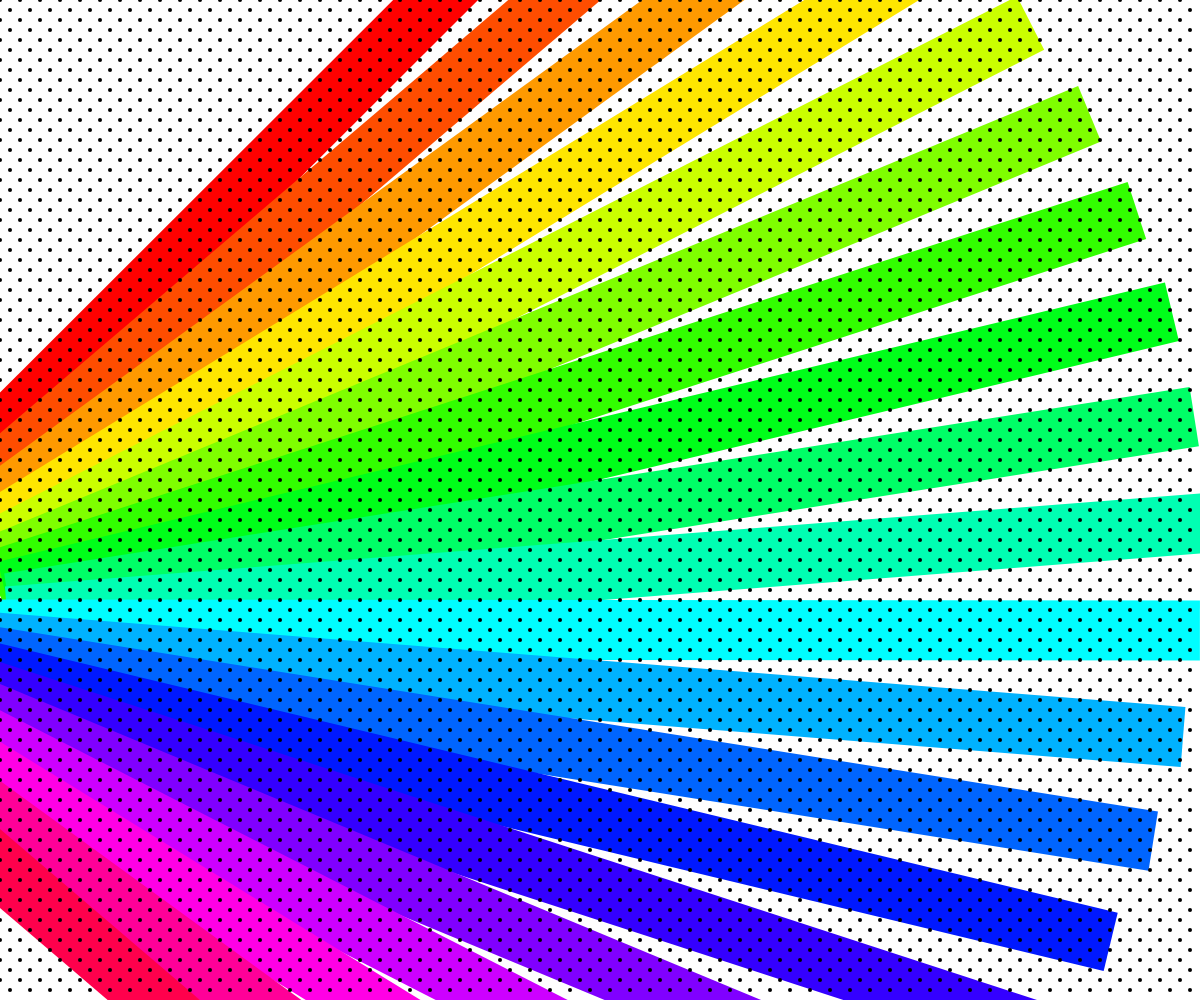
Frame 1 (no input)
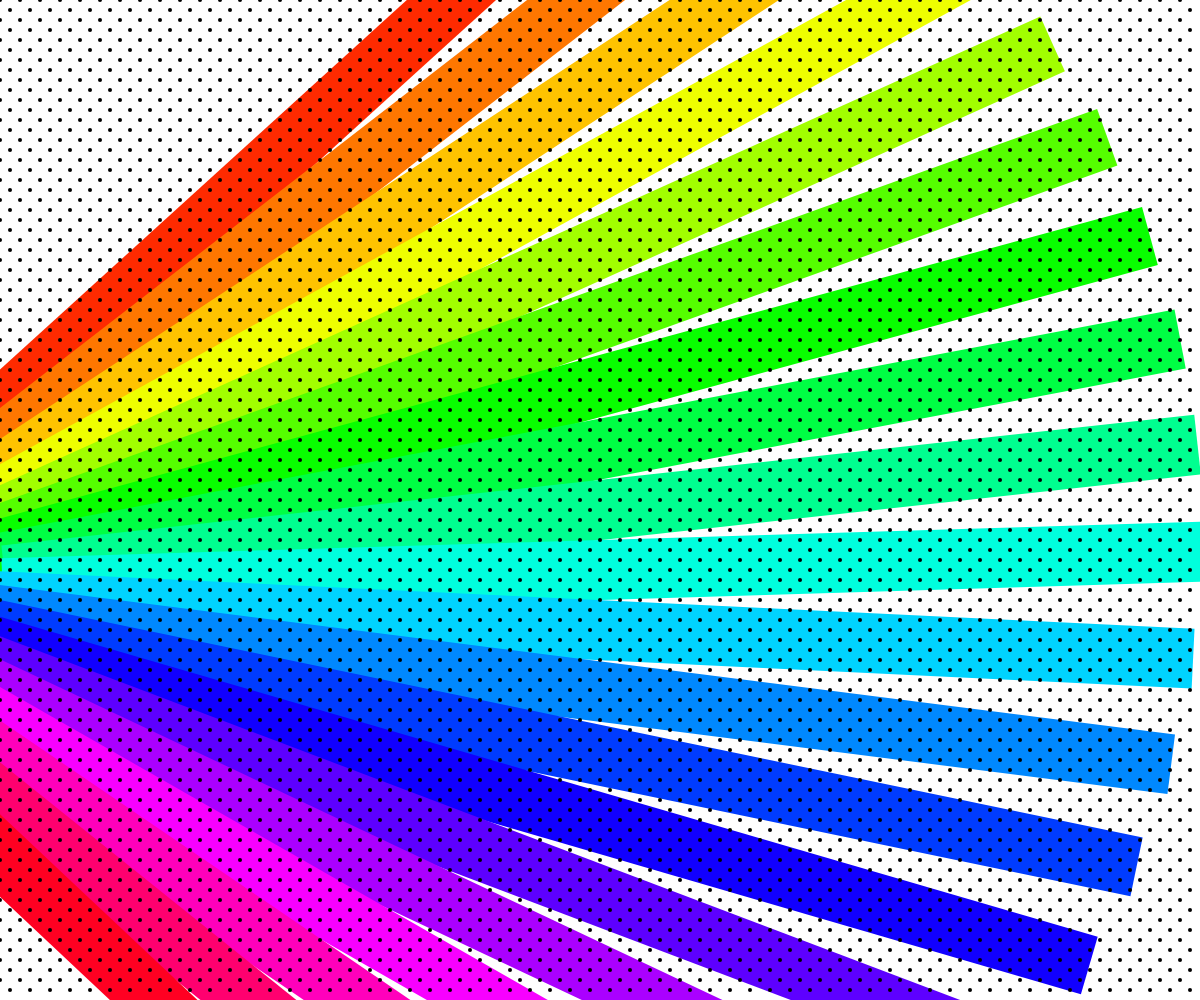
Frame 60 (no input)
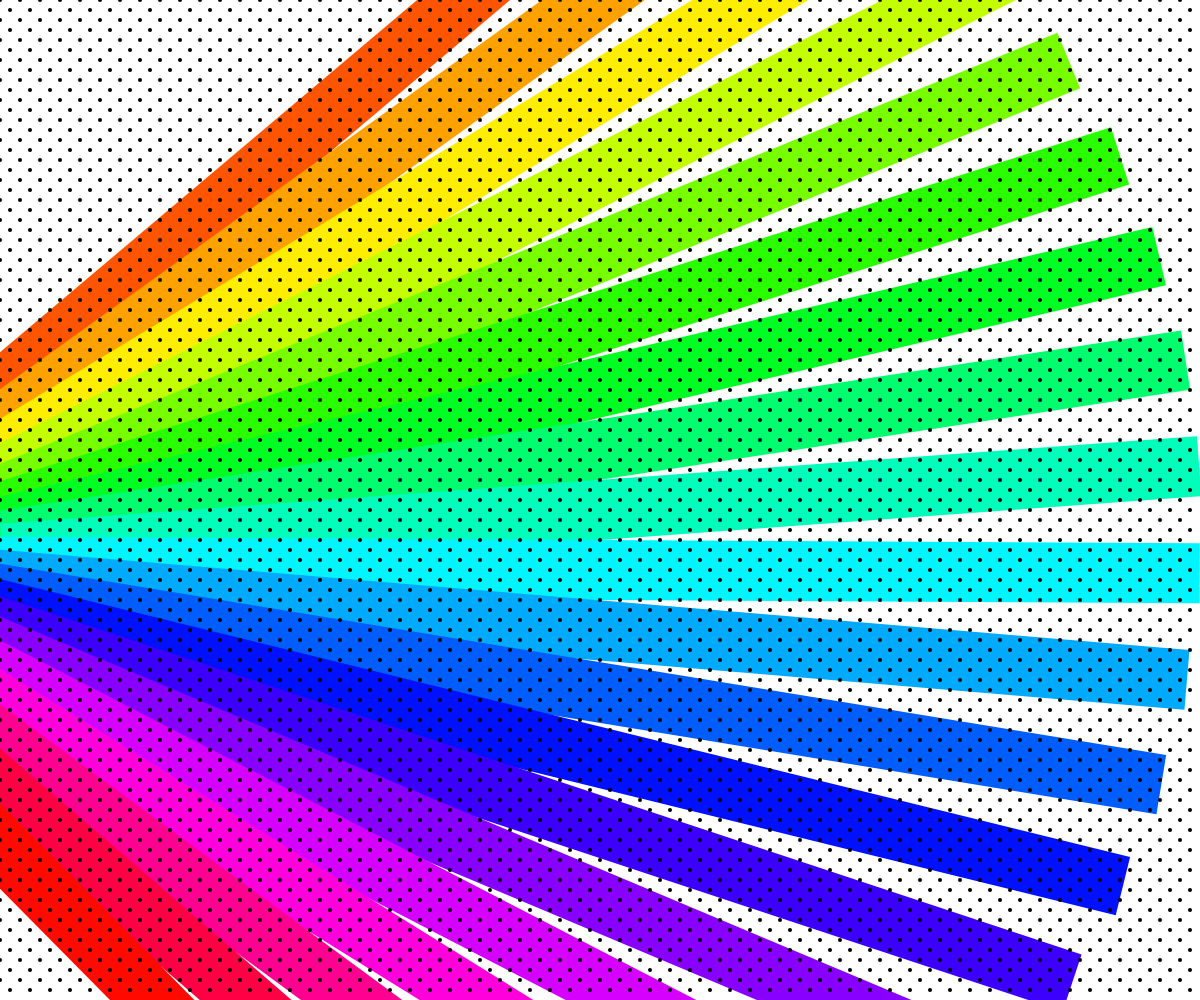
Frame 120 (the mouse pressed at the canvas centre since frame 60)

The p5.js sketch that drew these frames (run headless with seeded random() and noise() and a simulated clock; from frame 60 on, the mouse is pressed at the canvas centre):

// p5.js sketch
// ── sketch.js
function setup() {
  createCanvas(windowWidth, windowHeight);
  colorMode(HSB, 360, 100, 100, 1);
}

function draw() {
  background(0, 0, 100);

  // Shift and rotate the entire pattern
  const time = millis() * 0.0005;
  const rotation = sin(time) * 0.1;

  // Draw diagonal stripes with primary colors
  const stripeCount = 20;
  const stripeWidth = width / stripeCount;
  
  for (let i = 0; i < stripeCount; i++) {
    const hue = (i * 360 / stripeCount + time * 20) % 360;
    const angle = rotation + map(i, 0, stripeCount, -PI/4, PI/4);
    
    push();
    translate(width/2, height/2);
    rotate(angle);
    fill(hue, 100, 100);
    noStroke();
    
    // Draw each stripe as a rectangle
    rect(-width/2, i * stripeWidth - height/2, width, stripeWidth);
    pop();
  }

  // Add halftone dot texture
  const dotSize = 4;
  const dotSpacing = 10;
  
  for (let y = 0; y < height; y += dotSpacing) {
    for (let x = 0; x < width; x += dotSpacing) {
      if ((x + y) % (dotSpacing * 2) === 0) {
        const alpha = map(noise(x * 0.01, y * 0.01, time), 0, 1, 0, 50);
        fill(0, 0, 0, alpha);
        noStroke();
        ellipse(x, y, dotSize);
      }
    }
  }
}

function windowResized() {
  resizeCanvas(windowWidth, windowHeight);
}
